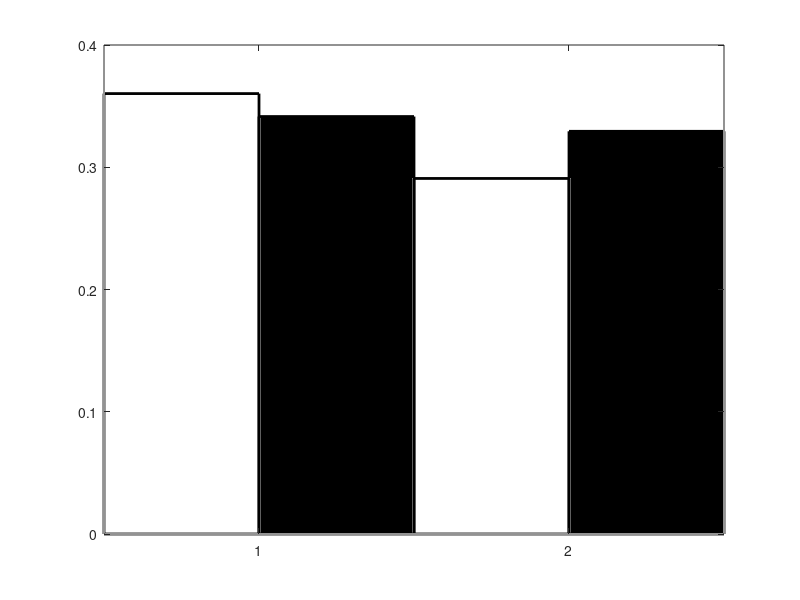

Write the MATLAB code that produced this figure. (Note: this script raises an error after producing the figure.)
clc
close all
clear 
%format compact
load NakNMDAWT.dat
load NakNMDADAP.dat
load NakhippNMDAWT.dat
load NakhippNMDADAP.dat

load CakNMDAWT.dat
load CakNMDADAP.dat
load CakhippNMDAWT.dat
load CakhippNMDADAP.dat

% load Naknmda.dat
% load Naknonmda.dat
% load naexp1.csv
% load naexp2.csv
% load naexp3.csv
% load naexp4.csv

% X=categorical({'Glu','dap','nbqx+dap','dap+nbqx+tbo'});
% X = reordercats(X,{'Glu','dap','nbqx+dap','dap+nbqx+tbo'});
% 
%Y = [(max(NakNMDAWT(:,2))-14368)/1000,(max(NakhippNMDAWT(:,2))-13760)/1000;(max(NakNMDADAP(:,2))-14368)/1000, ...
%max(NakhippNMDADAP(:,2))-13760)/1000];
 Y = [(max(CakNMDAWT(:,2))-0.0802248),(max(CakhippNMDAWT(:,2))-0.073071);(max(CakNMDADAP(:,2))-0.0802245), ...
(max(CakhippNMDADAP(:,2))-0.073071)];
%err=[0,600;0, 100;0, 100;0, 30]*1.0d-3;
%ylow = [600 100 100 30]*1.0d-3;

figure


b=bar( Y, 'grouped','BarWidth',1,'facecolor','flat','LineWidth',2);
set(b(1),'FaceColor','w')
 b(1).CData(1,:) =[1 1 1];
 b(2).CData(1,:) = [17 17 17]; % group 1 2nd bar
 b(1).CData(2,:)=[1 1 1];
 b(2).CData(2,:)=[17 17 17];
% b(1).CData(3,:)=[1 1 1];
% b(2).CData(3,:)=[17 17 17];
% b(1).CData(4,:)=[1 1 1];
% b(2).CData(4,:)=[17 17 17];


LineArray={ '-' , '-' };
for k=1:2
  set(b(k),'LineStyle',LineArray{k},'LineWidth',2)
end
% hold on
% [ngroups,nbars] = size(Y);
% % Calculating the width for each bar group
% x = nan(nbars, ngroups);
% for i = 1:nbars
%     x(i,:) = b(i).XEndPoints;
%     %errorbar(x',Y*1.0d-3,err,'k','linestyle','none');
% end
% % Plot the errorbars
% errorbar(x',Y*1.0d-3,err,'k','linestyle','none');
% hold off

er.Color = [0 0 0];                            
er.LineStyle = 'none'; 
ytickformat('%.1f')
%title('Astrocyte cortex','FontName','Times New Roman','FontSize',12,'FontWeight','bold','Color','k')
legend('Cortex','Hippocampus','FontName','Times New Roman','FontSize',12,'FontWeight','bold');

legend 'boxoff'


%ylabel('[\DeltaNa]_a(mM)','FontName','Times New Roman','FontSize',12,'FontWeight','bold','Color','k')
% ax=gca;
% ax.XAxis.FontSize =12;
% ax.XAxis.FontWeight = 'bold';
% ax.XAxis.Color='k';
% ax.XAxis.FontName='Times new Roman';
% ax.XAxis.LineWidth=3;
% 
%  a = get(gca,'XTickLabel');
% ax.YAxis.LineWidth =2;
% ax.YAxis.FontWeight='bold';
% ax.YAxis.FontSize=14;
% ax.YAxis.FontName='Times new Roman';
% ax.YAxis.Color='black';
% % ax.YLim=[-1,];
% % yticks(-1:2:7);
% 
% set(gca,'XTickLabel',a,'FontName','Times New Roman','FontSize',12,'FontWeight','bold','LineWidth',2)
% set(gca, 'XTickLabel', {'Wild Type','APV'});
% set(gca, 'box', 'off')
% set(gca,'XTickLabelRotation',10)
%saveas(gcf,'Glusodcortex','epsc')
% % 


ylabel('[\DeltaCa]_a(uM)','FontName','Times New Roman','FontSize',12,'FontWeight','bold','Color','k')
ax=gca;
ax.XAxis.FontSize =12;
ax.XAxis.FontWeight = 'bold';
ax.XAxis.Color='k';
ax.XAxis.FontName='Times new Roman';
ax.XAxis.LineWidth=2;

 a = get(gca,'XTickLabel');
ax.YAxis.LineWidth =2;
ax.YAxis.FontWeight='bold';
ax.YAxis.FontSize=12;
ax.YAxis.FontName='Times new Roman';
ax.YAxis.Color='black';
ax.YLim=[0,0.4];
yticks(0:.1:.4);

set(gca,'XTickLabel',a,'FontName','Times New Roman','FontSize',12,'FontWeight','bold','LineWidth',2)
set(gca, 'XTickLabel', {'Wild Type','APV'});
set(gca, 'box', 'off')
set(gca,'XTickLabelRotation',10)
saveas(gcf,'Glusodcortex','epsc')
% % 
